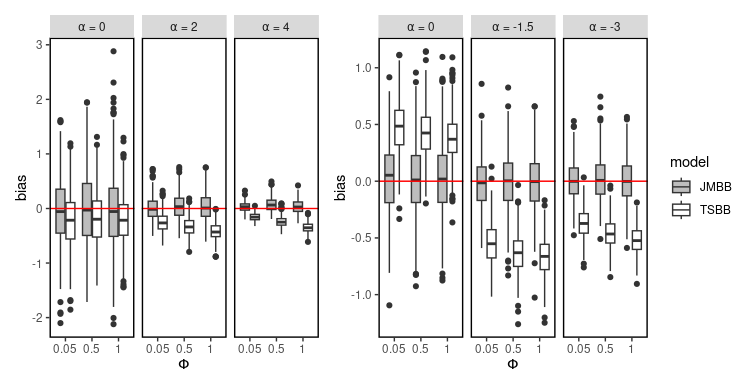

This chart was generated by the following R code:
library(dplyr)
library(ggplot2)
library(purrr)
library(patchwork)

# For loading and processing
load_sim_data <- function(prefix, folder, alpha_values, phi_values, alpha_map = identity, filename_alpha_format = "a%s") {
  param_grid <- expand.grid(alpha = alpha_values, phi = phi_values, stringsAsFactors = FALSE)
  
  pmap_dfr(param_grid, function(alpha, phi) {
    phi_label <- ifelse(phi == 0.05, "005", ifelse(phi == 0.5, "05", "1"))
    alpha_file_val <- alpha_map(alpha)  # e.g., 15 for -1.5
    file_path <- sprintf("%s/%s_p%s%s.rds", folder, prefix, phi_label, sprintf(filename_alpha_format, alpha_file_val))
    
    if (!file.exists(file_path)) {
      stop(paste("File does not exist:", file_path))
    }
    
    data <- readRDS(file_path)
    
    bind_rows(
      tibble(est = data$result_JM$surv$Alpha[,1], alpha = alpha, phi = phi, model = "JMBB"),
      tibble(est = data$result_TS$surv$Alpha[,1], alpha = alpha, phi = phi, model = "TSBB")
    )
  })
}


# For S1
S1 <- load_sim_data(
  prefix = "S1",
  folder = "Results",
  alpha_values = c(0, 2, 4),
  phi_values = c(0.05, 0.5, 1),
  filename_alpha_format = "a%s"
)

# For S2
alpha_map_s2 <- function(a) {
  if (a == -1.5) return("15")
  if (a == -3) return("3")
  return("0")
}

S2 <- load_sim_data(
  prefix = "S2",
  folder = "Results",
  alpha_values = c(0, -1.5, -3),
  phi_values = c(0.05, 0.5, 1),
  alpha_map = alpha_map_s2,
  filename_alpha_format = "a_%s"
)

# ---- %Bias calculation   ----
process_data <- function(df, alpha_levels, alpha_labels) {
  df %>%
    mutate(
      phi = as.factor(phi),
      est = as.numeric(est),
      bias = if_else(alpha == 0, est - alpha, (est - alpha) / alpha),
      Alpha = factor(alpha, levels = alpha_levels),
      model = factor(model, levels = c("JMBB", "TSBB"))
    )
}


S1_proc <- process_data(S1, c(0, 2, 4), c("0", "2", "4"))
S2_proc <- process_data(S2, c(0, -1.5, -3), c("0", "-1.5", "-3"))

# ---- Plot S1 ----
q1 <- S1_proc %>%
  mutate(Alpha = factor(Alpha,
                        levels = c(0, 2, 4),
                        labels = c(expression(paste(alpha, " = 0")), 
                                   expression(paste(alpha, " = 2")),
                                   expression(paste(alpha, " = 4"))))) %>%
  ggplot(aes(x = phi, y = bias, fill = model)) +
  geom_boxplot() +
  facet_grid(cols = vars(Alpha), labeller = label_parsed) +
  geom_hline(yintercept = 0, color = "red") +
  scale_fill_manual(values = c(JMBB = 'grey74', TSBB = 'white')) +
  theme(panel.background = element_blank(),
        panel.border = element_rect(color = "black", fill = NA, size = 1)) +
  xlab(expression(Phi)) 

# ---- Plot S2 ----
q2 <- S2_proc %>%
  mutate(Alpha = factor(Alpha,
                        levels = c(0, -1.5, -3),
                        labels = c(expression(paste(alpha, " = 0")), 
                                   expression(paste(alpha, " = -1.5")),
                                   expression(paste(alpha, " = -3"))))) %>%
  ggplot(aes(x = phi, y = bias, fill = model)) +
  geom_boxplot() +
  facet_grid(cols = vars(Alpha), labeller = label_parsed) +
  geom_hline(yintercept = 0, color = "red") +
  scale_fill_manual(values = c(JMBB = 'grey74', TSBB = 'white')) +
  theme(panel.background = element_blank(),
        panel.border = element_rect(color = "black", fill = NA, size = 1)) +
  xlab(expression(Phi)) 

# ---- Combine plots ----
q1 + q2 + plot_layout(guides = 'collect')
